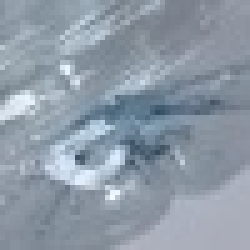
#> input picture recyclable-object-detection/dataset/true/11240.jpg, 50 x 50 px (shown 5 times larger)
$ python code.py   (older library calls are emulated)
#> lines starting #> are read from the running program, lines starting #| are printed output that depends on the picture
import os
import cv2
import numpy as np
import matplotlib.pyplot as plt
from sklearn.model_selection import GridSearchCV, train_test_split
import random
from sklearn.svm import SVC
from sklearn.ensemble import RandomForestClassifier
from sklearn.decomposition import PCA
from sklearn.metrics import ConfusionMatrixDisplay, accuracy_score
import mahotas

# LOAD AND PREPARE DATASET
dataset_dir = 'dataset'
categories = ['true', 'false']
dataset = []
for category in categories:
    path = os.path.join(dataset_dir, category)
    label = categories.index(category)
    for img in os.listdir(path):
        try:
            imgpath = os.path.join(path, img)
            # Read image
            rawimage = cv2.imread(imgpath)
#> rawimage is the input picture: shape (50, 50, 3); mean B, G, R 166.9, 154.1, 142.2

            # Create pixel features
            rawimage_pixels = np.array(rawimage).flatten()
#> rawimage_pixels = 7500 values, max 255 at index 1989, min 49 at index 3395, mean 154.4

            # Create Haralick features
            gray = cv2.cvtColor(rawimage, cv2.COLOR_BGR2GRAY)
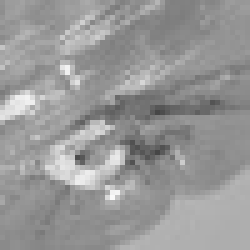
#> gray: shape (50, 50) (shown 5 times larger); min 70, max 249, mean 152
            rawimage_haralic = mahotas.features.haralick(gray).mean(axis=0)

            dataset.append([rawimage_pixels, rawimage_haralic, label])
        except Exception as e:
            print(f"Error processing image {img}: {e}")
            pass
#> pass 2 of the loop `for category in categories:`:
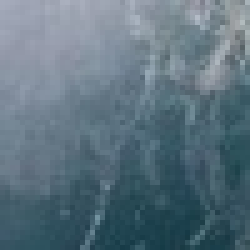
#> input picture recyclable-object-detection/dataset/false/13647.jpg, 50 x 50 px (shown 5 times larger)
#> rawimage is the input picture: shape (50, 50, 3); mean B, G, R 126.8, 114.4, 93.1
#> rawimage_pixels = 7500 values, max 198 at index 567, min 21 at index 7448, mean 111.4
#> `gray = cv2.cvtColor(rawimage, cv2.COLOR_BGR2GRAY)`:
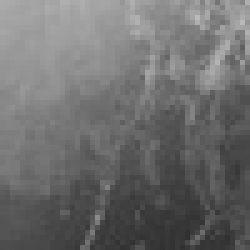
#> gray: shape (50, 50) (shown 5 times larger); min 48, max 186, mean 109.4

# GENERATE FEATURES USING PCA AND HARALICK FEATURES
# Shuffle data randomly to generate accurate test and train dataset
random.shuffle(dataset)

pixel_features = []
haralic_features = []
labels = []

for pixel, haralic, label in dataset:
    pixel_features.append(pixel)
    haralic_features.append(haralic)
    labels.append(label)

#> (the run stopped early here; a loop or call above may not have finished)
